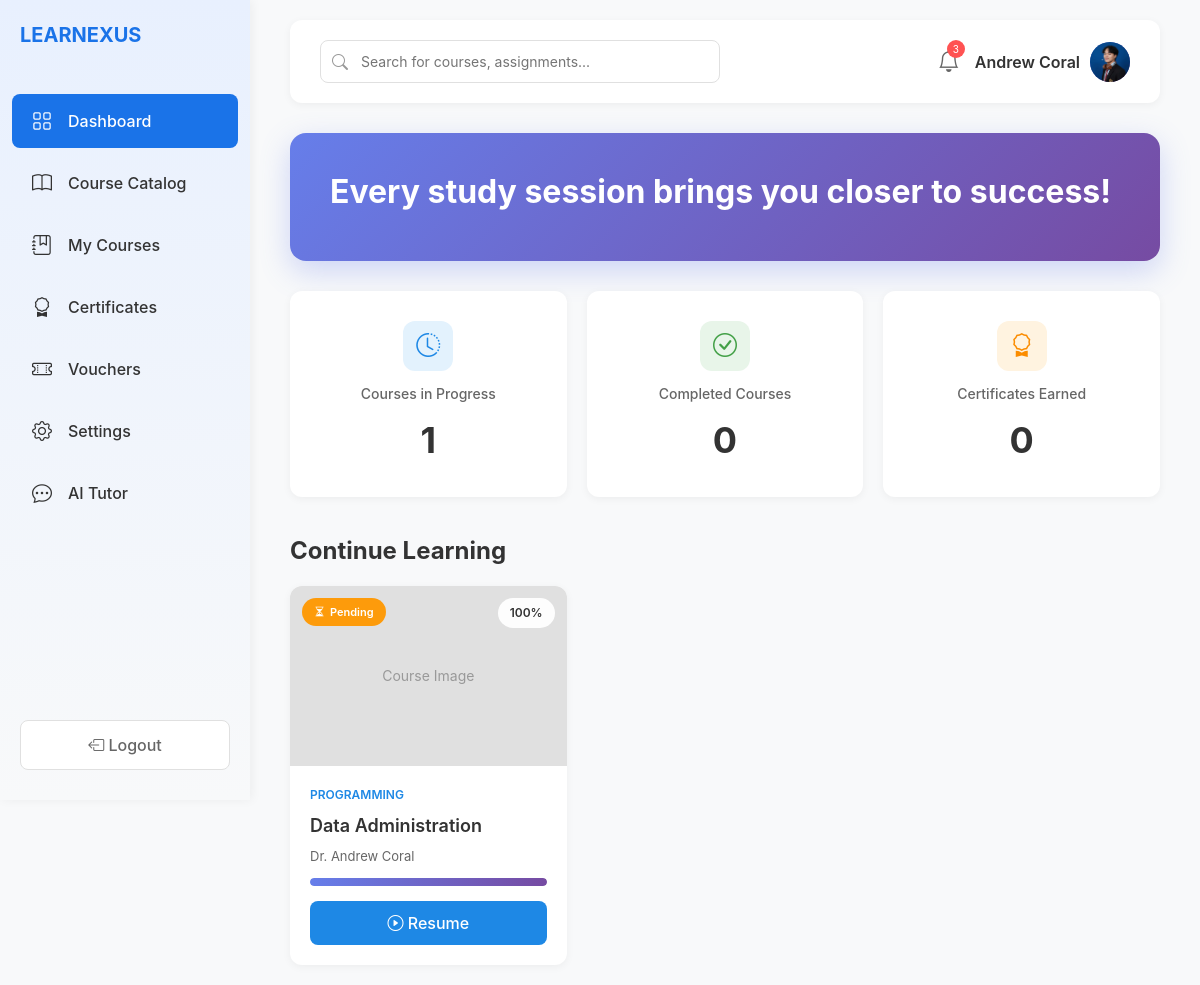
The page /student/dashboard.php (signed in) on the database its author committed.
### tables this page shows
CREATE TABLE `users` (
  `userID` int(11) NOT NULL,
  `email` varchar(255) NOT NULL,
  `passwordHash` varchar(255) NOT NULL,
  `firstName` varchar(100) NOT NULL,
  `lastName` varchar(100) NOT NULL,
  `middleInitial` varchar(5) NOT NULL,
  `phone` varchar(20) DEFAULT NULL,
  `avatar` varchar(255) DEFAULT NULL,
  `phoneVerified` tinyint(1) DEFAULT 0,
  `emailVerified` tinyint(1) DEFAULT 0,
  `role` enum('student','instructor','admin') DEFAULT 'student',
  `status` enum('active','inactive','suspended') DEFAULT 'active',
  `createdAt` timestamp NOT NULL DEFAULT current_timestamp(),
  `studentNumber` varchar(50) DEFAULT NULL,
  `teacherNumber` varchar(50) DEFAULT NULL
);

CREATE TABLE `enrollments` (
  `enrollmentID` int(11) NOT NULL,
  `userID` int(11) NOT NULL,
  `courseID` int(11) NOT NULL,
  `paymentID` int(11) DEFAULT NULL,
  `progressPercentage` decimal(5,2) DEFAULT 0.00,
  `enrolledAt` timestamp NOT NULL DEFAULT current_timestamp(),
  `completedAt` timestamp NULL DEFAULT NULL,
  `status` enum('active','completed','dropped','pending') DEFAULT 'active'
);

CREATE TABLE `courses` (
  `courseID` int(11) NOT NULL,
  `teacherID` int(11) NOT NULL,
  `title` varchar(255) NOT NULL,
  `description` text DEFAULT NULL,
  `price` decimal(10,2) DEFAULT 0.00,
  `category` varchar(100) DEFAULT NULL,
  `status` enum('draft','published','archived') DEFAULT 'draft',
  `passingScore` int(11) DEFAULT 70,
  `createdAt` timestamp NOT NULL DEFAULT current_timestamp()
);

### student/dashboard.php (the view, shortened to what this page needs)
<?php
require_once '../database/db_connect.php';
$userID = $_SESSION['user_id'];
$stmt = $conn->prepare("SELECT avatar FROM users WHERE userID = ?");
$stmt->execute([$userID]);
$userAvatar = $stmt->fetchColumn();
$stmt = $conn->prepare("
    SELECT c.*,
           e.progressPercentage,
           e.enrolledAt,
           e.status,
           e.enrollmentID,
           CONCAT(u.firstName, ' ', u.lastName) as instructorName,
           q.quizID,
           q.title as quizTitle,
           latest_qr.resultID,
           latest_qr.passed,
           latest_qr.percentage as quizScore,
           latest_qr.status as quizStatus,
           latest_qr.takenAt
    FROM enrollments e
    JOIN courses c ON e.courseID = c.courseID
    JOIN users u ON c.teacherID = u.userID
    LEFT JOIN quizzes q ON q.courseID = c.courseID
    LEFT JOIN (
        SELECT qr1.*
        FROM quiz_results qr1
        INNER JOIN (
            SELECT quizID, userID, MAX(takenAt) as maxTakenAt
            FROM quiz_results
            GROUP BY quizID, userID
        ) qr2 ON qr1.quizID = qr2.quizID
              AND qr1.userID = qr2.userID
              AND qr1.takenAt = qr2.maxTakenAt
    ) latest_qr ON latest_qr.quizID = q.quizID AND latest_qr.userID = e.userID
    WHERE e.userID = ? AND e.status = 'active'
    ORDER BY e.enrolledAt DESC
    LIMIT 3
");
$stmt->execute([$userID]);
$inProgressCourses = $stmt->fetchAll();
$stmt = $conn->prepare("
    SELECT COUNT(*) as count
    FROM enrollments
    WHERE userID = ? AND status = 'completed'
");
$stmt->execute([$userID]);
$completedCount = $stmt->fetch()['count'];
$stmt = $conn->prepare("
    SELECT COUNT(*) as count
    FROM certificates
    WHERE userID = ?
");
$stmt->execute([$userID]);
$certificatesCount = $stmt->fetch()['count'];
$studentMotivations = [
    "Keep learning—you're building a brighter future!",
    "Every study session brings you closer to success!",
    "Mistakes are proof that you are trying. Keep going!",
    "Knowledge is your superpower. Use it wisely!",
    "Stay curious and never stop exploring!",
    "Small steps every day lead to big achievements!",
    "Believe in yourself—you can do amazing things!",
    "Learning is a journey. Enjoy every step!",
    "Focus, practice, and grow every single day!",
    "Your effort today shapes your success tomorrow!"
];
$dayOfYear = date('z');
$dailyMotivationStudent = $studentMotivations[$dayOfYear % count($studentMotivations)];
?>
<!DOCTYPE html>
<html lang="en">
<head>
    <link href="https://cdn.jsdelivr.net/npm/bootstrap@5.3.3/dist/css/bootstrap.min.css" rel="stylesheet">
    <link rel="stylesheet" href="https://cdn.jsdelivr.net/npm/bootstrap-icons@1.11.1/font/bootstrap-icons.css">
</head>
<body>
    <div class="sidebar">
        <div class="brand">LEARNEXUS</div>
        <nav class="nav flex-column">
            <a class="nav-link active" href="dashboard.php">
                <i class="bi bi-grid"></i> Dashboard
            </a>
            <a class="nav-link" href="course_catalog.php">
                <i class="bi bi-book"></i> Course Catalog
            </a>
            <a class="nav-link" href="my_courses.php">
                <i class="bi bi-journal-bookmark"></i> My Courses
            </a>
            <a class="nav-link" href="certificates.php">
                <i class="bi bi-award"></i> Certificates
            </a>
            <a class="nav-link" href="vouchers.php">
                <i class="bi bi-ticket-perforated"></i> Vouchers
            </a>
            <a class="nav-link" href="settings.php">
                <i class="bi bi-gear"></i> Settings
            </a>
            <a class="nav-link" href="ai_tutor.php">
                <i class="bi bi-chat-dots"></i> AI Tutor
            </a>
        </nav>
        <button class="logout-btn" onclick="window.location.href='../logout.php'">
            <i class="bi bi-box-arrow-left"></i> Logout
        </button>
    </div>
    <div class="main-content">
        <div class="header-section">
            <div class="search-box">
                <i class="bi bi-search"></i>
                <input type="text" placeholder="Search for courses, assignments...">
            </div>
            <div class="user-section">
                <div class="notification-icon">
                    <i class="bi bi-bell"></i>
                    <span class="notification-badge">3</span>
                </div>
                <div class="user-info" onclick="window.location.href='settings.php'" style="cursor: pointer;">
                    <span style="font-weight: 600; color: #333;"><?php echo htmlspecialchars($_SESSION['first_name'] . ' ' . $_SESSION['last_name']); ?></span>
                    <div class="user-avatar">
                        <?php if (!empty($userAvatar) && file_exists($userAvatar)): ?>
                            <img src="<?php echo htmlspecialchars($userAvatar); ?>" alt="Avatar">
                        <?php else: ?>
                            <?php echo strtoupper(substr($_SESSION['first_name'], 0, 1)); ?>
                        <?php endif; ?>
                    </div>
                </div>
            </div>
        </div>
        <div class="welcome-banner">
            <h2><?php echo $dailyMotivationStudent; ?></h2>
        </div>
        <div class="stats-container">
            <div class="stat-card blue">
                <div class="icon">
                    <i class="bi bi-clock-history"></i>
                </div>
                <h3>Courses in Progress</h3>
                <div class="number"><?php echo count($inProgressCourses); ?></div>
            </div>
            <div class="stat-card green">
                <div class="icon">
                    <i class="bi bi-check-circle"></i>
                </div>
                <h3>Completed Courses</h3>
                <div class="number"><?php echo $completedCount; ?></div>
            </div>
            <div class="stat-card orange">
                <div class="icon">
                    <i class="bi bi-award"></i>
                </div>
                <h3>Certificates Earned</h3>
                <div class="number"><?php echo $certificatesCount; ?></div>
            </div>
        </div>
        <h2 class="section-title">Continue Learning</h2>
        <div class="course-grid">
            <?php if (count($inProgressCourses) > 0): ?>
                <?php foreach ($inProgressCourses as $course): ?>
                    <div class="course-card">
                        <div class="course-image">
                            <span class="course-progress-badge"><?php echo round($course['progressPercentage']); ?>%</span>
                            <?php if ($course['resultID']): ?>
                                <?php if ($course['passed'] == 1): ?>
                                    <span class="quiz-status-badge passed">
                                        <i class="bi bi-check-circle-fill"></i> Passed
                                    </span>
                                <?php elseif ($course['quizStatus'] == 'failed'): ?>
                                    <span class="quiz-status-badge failed">
                                        <i class="bi bi-x-circle-fill"></i> Failed
                                    </span>
                                <?php else: ?>
                                    <span class="quiz-status-badge pending">
                                        <i class="bi bi-hourglass-split"></i> Pending
                                    </span>
                                <?php endif; ?>
                            <?php endif; ?>
                            <span>Course Image</span>
                        </div>
                        <div class="course-body">
                            <div class="course-category"><?php echo htmlspecialchars($course['category'] ?? 'General'); ?></div>
                            <div class="course-title"><?php echo htmlspecialchars($course['title']); ?></div>
                            <div class="course-instructor">Dr. <?php echo htmlspecialchars($course['instructorName']); ?></div>
                            <div class="progress">
                                <div class="progress-bar" role="progressbar" style="width: <?php echo $course['progressPercentage']; ?>%"></div>
                            </div>
                            <?php if ($course['resultID'] && $course['quizStatus'] == 'failed'): ?>
                                <button class="btn btn-retake" onclick="window.location.href='retake_course.php?id=<?php echo $course['courseID']; ?>'">
                                    <i class="bi bi-credit-card"></i> Pay to Retake
                                </button>
                            <?php elseif ($course['passed'] == 1): ?>
                                <button class="btn btn-resume" onclick="window.location.href='view_certificate.php?courseID=<?php echo $course['courseID']; ?>'">
                                    <i class="bi bi-award"></i> View Certificate
                                </button>
                            <?php else: ?>
                                <button class="btn btn-resume" onclick="window.location.href='course_view.php?id=<?php echo $course['courseID']; ?>'">
                                    <i class="bi bi-play-circle"></i> Resume
                                </button>
                            <?php endif; ?>
                        </div>
                    </div>
                <?php endforeach; ?>
            <?php endif; ?>
        </div>
    </div>
</body>
</html>

### rows shown on the page
users: avatar (picture)
enrollments: progressPercentage "100", courseID.category "PROGRAMMING", courseID.title "Data Administration", instructorName "Andrew Coral"

### other values the page prints
$_SESSION['first_name'] . ' ' . $_SESSION['last_name'] "Andrew Coral"
$dailyMotivationStudent "Every study session brings you closer to success!"
count($inProgressCourses) "1"
$completedCount "0"
$certificatesCount "0"
